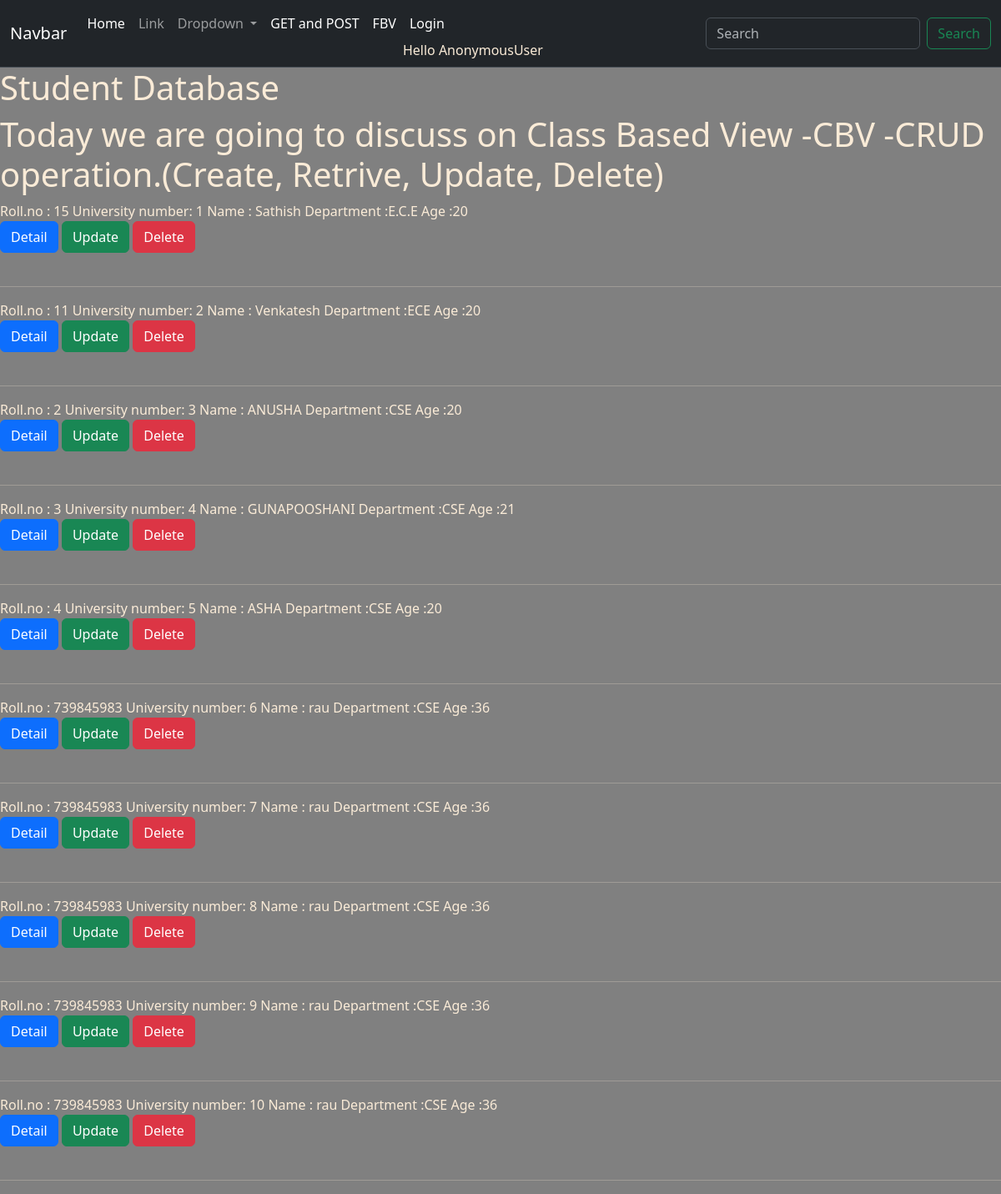
The page / on the database its author committed.
### appname/models.py (models this page shows)
class Student(models.Model):
    name = models.CharField(max_length=100)
    rollno = models.IntegerField()
    department = models.CharField(max_length=20)
    age = models.IntegerField()

### appname/views.py (the view)
# urls.py: path('',Studentlist.as_view(), name = 'studentlist'),
class Studentlist(ListView):
	model = Student
	template_name = 'CBV/studentlist.html'

### templates/CBV/studentlist.html
{% include 'base.html' %}
{% block content %}
    <h1>Student Database</h1>
    <h1>Today we are going to discuss on Class Based View -CBV -CRUD operation.(Create, Retrive, Update, Delete)</h1>
    {% for object in object_list %}
    Roll.no         : {{ object.rollno }}
    University number: {{object.id}}
    Name         : {{ object.name }}
    Department   :{{ object.department }}
    Age :{{ object.age }}
    <div class="button-container">
        <a href = "{{ object.id }}/studentdetail"><button type="button" class="btn btn-primary">Detail</button></a>
        <a href = "{{ object.id }}/studentupdate"><button type="button" class="btn btn-success">Update</button></a>
        <a href = "{{ object.id }}/studentdelete"><button type="button" class="btn btn-danger">Delete</button></a>
    </div>
    <br><hr>
    {% endfor %}
{% endblock %}

### templates/base.html (style rules this page uses)
body { background-color: grey; color: antiquewhite; }

### rows shown on the page
Student: rollno "15", id "1", name "Sathish", department "E.C.E", age "20"
Student: rollno "11", id "2", name "Venkatesh", department "ECE", age "20"
Student: rollno "2", id "3", name "ANUSHA", department "CSE", age "20"
Student: rollno "3", id "4", name "GUNAPOOSHANI", department "CSE", age "21"
Student: rollno "4", id "5", name "ASHA", department "CSE", age "20"
Student: rollno "739845983", id "6", name "rau", department "CSE", age "36"
Student: rollno "739845983", id "7", name "rau", department "CSE", age "36"
Student: rollno "739845983", id "8", name "rau", department "CSE", age "36"
Student: rollno "739845983", id "9", name "rau", department "CSE", age "36"
Student: rollno "739845983", id "10", name "rau", department "CSE", age "36"

### other values the page prints
{{ user }} "AnonymousUser"
